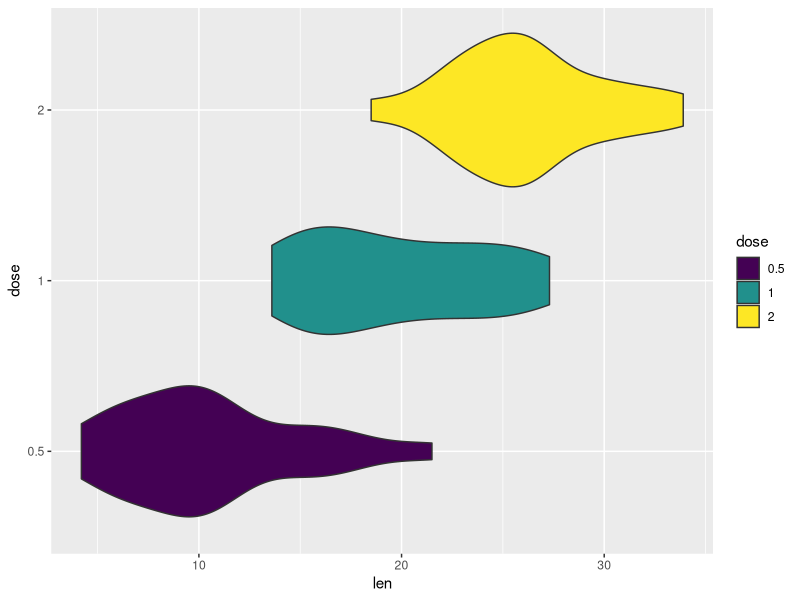

R code for this plot:
## ---- chunk 1
library(ggplot2)
library(viridis)
head(ToothGrowth)
ToothGrowth$dose <- as.factor(ToothGrowth$dose)
ggplot(ToothGrowth, aes(x=dose, y=len, fill=dose)) +   geom_violin() + scale_x_discrete() + coord_flip()+scale_fill_manual(values=viridis(3))
